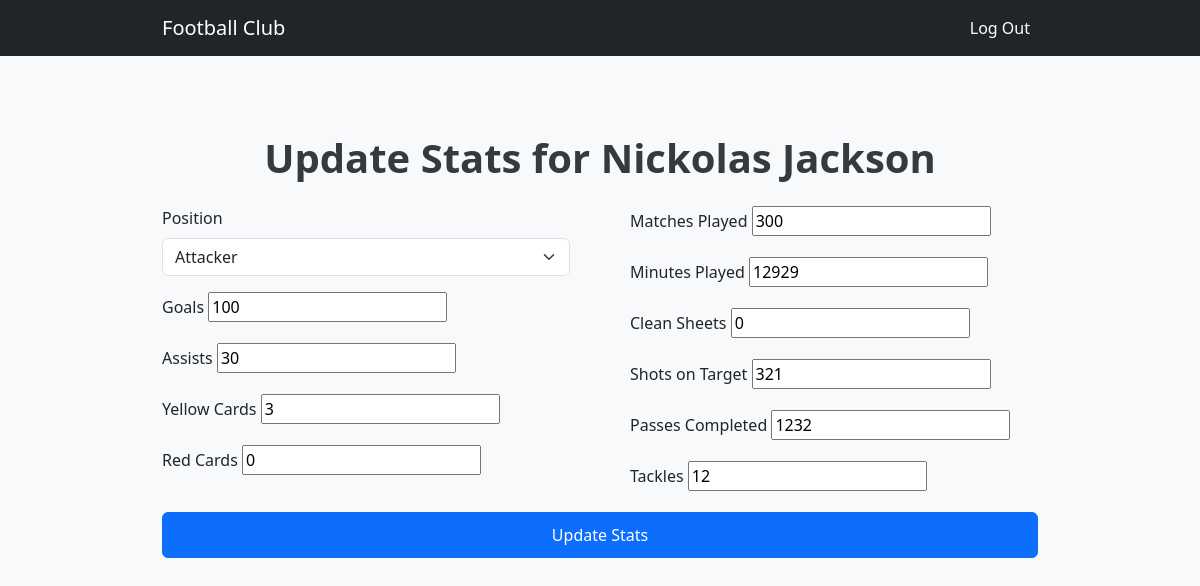
The app's page /update-stats/4/ with its own data.
### club/models.py (models this page shows, shortened)
class Player(models.Model):
    club = models.ForeignKey(FootballClub, on_delete=models.CASCADE)  # Fixed reference to FootballClub
    name = models.CharField(max_length=255)
    position = models.CharField(max_length=100)
    goals = models.PositiveIntegerField(default=0)
    assists = models.PositiveIntegerField(default=0)
    yellow_cards = models.PositiveIntegerField(default=0)
    red_cards = models.PositiveIntegerField(default=0)
    matches_played = models.PositiveIntegerField(default=0)
    minutes_played = models.PositiveIntegerField(default=0)
    clean_sheets = models.PositiveIntegerField(default=0)  # Number of clean sheets for goalkeepers
    shots_on_target = models.PositiveIntegerField(default=0)
    passes_completed = models.PositiveIntegerField(default=0)
    tackles = models.PositiveIntegerField(default=0)

### club/views.py (the view)
# urls.py: path('update-stats/<int:player_id>/', views.update_stats, name='update_stats'),
def update_stats(request, player_id):
    player = get_object_or_404(Player, id=player_id)
    if request.method == 'POST':
        form = PlayerStatsForm(request.POST, instance=player)
        if form.is_valid():
            form.save()
            return redirect('manage_stats')
    else:
        form = PlayerStatsForm(instance=player)
    return render(request, 'club/update_stats.html', {'form': form, 'player': player})

### club/forms.py
class PlayerStatsForm(forms.ModelForm):
    class Meta:
        model = Player
        fields = ['position', 'goals', 'assists', 'yellow_cards',
                  'red_cards', 'matches_played', 'minutes_played',
                  'clean_sheets', 'shots_on_target', 'passes_completed',
                  'tackles']

### club/templates/club/update_stats.html (shortened to what this page needs)
<!DOCTYPE html>
<html lang="en">
  <head>
    <link
      href="https://cdn.jsdelivr.net/npm/bootstrap@5.3.0-alpha1/dist/css/bootstrap.min.css"
      rel="stylesheet"
    />
  </head>
  <body>
    <nav class="navbar navbar-expand-lg navbar-dark bg-dark">
      <div class="container">
        <a class="navbar-brand" href="#">Football Club</a>
        <div class="collapse navbar-collapse" id="navbarNav">
          <ul class="navbar-nav ms-auto">
            <li class="nav-item">
              <a class="nav-link active" href="/">Log Out</a>
            </li>
          </ul>
        </div>
      </div>
    </nav>
    <div class="container py-5">
      <h1 class="text-center mb-4">Update Stats for {{ player.name }}</h1>
      <form method="post">
        <div class="row">
          <div class="col-md-6">
            <div class="mb-3">
              <label for="id_position" class="form-label">Position</label>
              <select class="form-select" id="id_position" name="position">
                <option value="att">Attacker</option>
              </select>
            </div>
            <div class="mb-3">
              <label for="id_goals" class="form-label">Goals</label>
              {{ form.goals }}
            </div>
            <div class="mb-3">
              <label for="id_assists" class="form-label">Assists</label>
              {{ form.assists }}
            </div>
            <div class="mb-3">
              <label for="id_yellow_cards" class="form-label"
                >Yellow Cards</label
              >
              {{ form.yellow_cards }}
            </div>
            <div class="mb-3">
              <label for="id_red_cards" class="form-label">Red Cards</label>
              {{ form.red_cards }}
            </div>
          </div>
          <div class="col-md-6">
            <div class="mb-3">
              <label for="id_matches_played" class="form-label"
                >Matches Played</label
              >
              {{ form.matches_played }}
            </div>
            <div class="mb-3">
              <label for="id_minutes_played" class="form-label"
                >Minutes Played</label
              >
              {{ form.minutes_played }}
            </div>
            <div class="mb-3">
              <label for="id_clean_sheets" class="form-label"
                >Clean Sheets</label
              >
              {{ form.clean_sheets }}
            </div>
            <div class="mb-3">
              <label for="id_shots_on_target" class="form-label"
                >Shots on Target</label
              >
              {{ form.shots_on_target }}
            </div>
            <div class="mb-3">
              <label for="id_passes_completed" class="form-label"
                >Passes Completed</label
              >
              {{ form.passes_completed }}
            </div>
            <div class="mb-3">
              <label for="id_tackles" class="form-label">Tackles</label>
              {{ form.tackles }}
            </div>
          </div>
        </div>
        <button type="submit" class="btn btn-primary w-100">
          Update Stats
        </button>
      </form>
    </div>
  </body>
</html>

### club/templates/club/update_stats.html (style rules this page uses)
body { background-color: #f8f9fa; }
.navbar { margin-bottom: 30px; }
.container { max-width: 900px; }
h1 { font-size: 2.5rem; color: #343a40; font-weight: 600; }
.form-label { font-weight: 500; }
.btn { border-radius: 0.375rem; font-weight: 500; padding: 10px 20px; font-size: 1rem; }
.row { display: flex; justify-content: space-between; }
.col-md-6 { flex: 0 0 48%; }

### records on screen
Player: name "Nickolas Jackson", goals "100", assists "30", yellow_cards "3", red_cards "0", matches_played "300", minutes_played "12929", clean_sheets "0", shots_on_target "321", passes_completed "1232", tackles "12"
